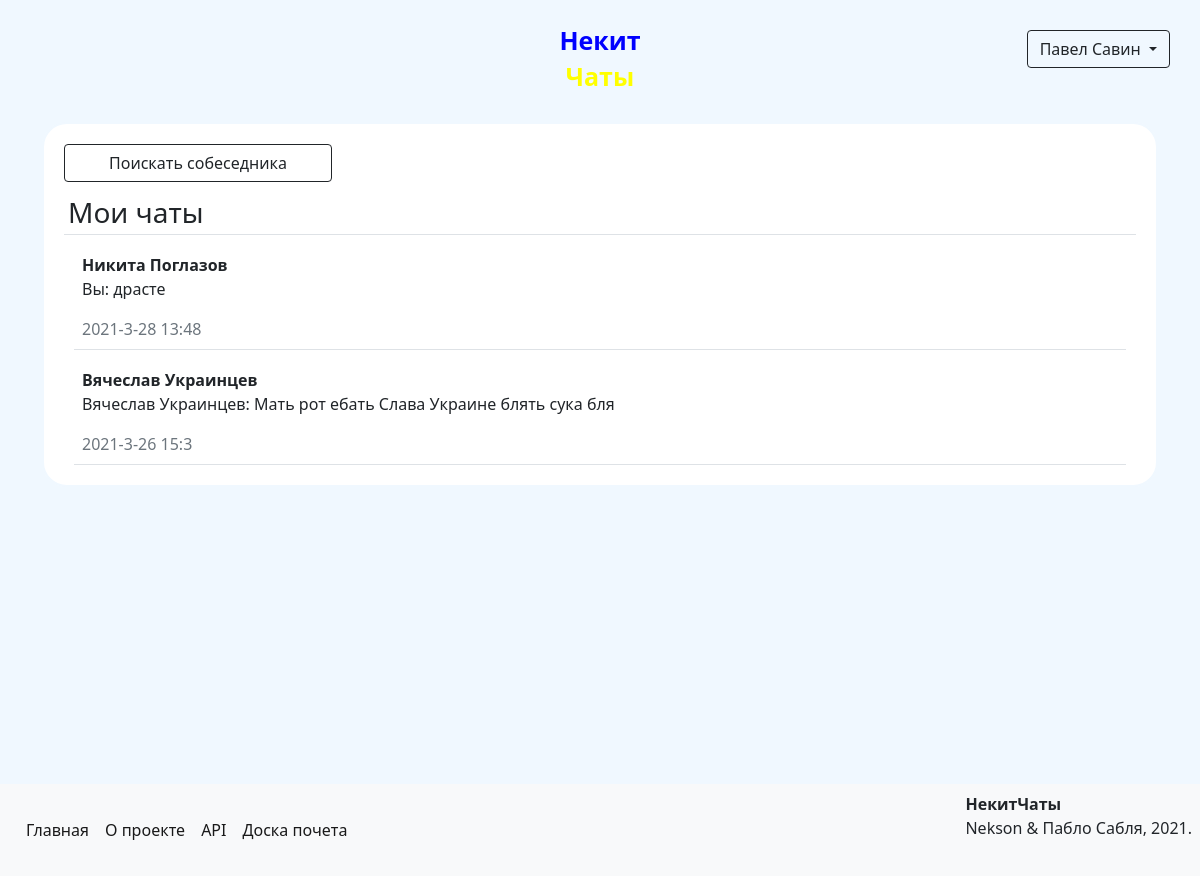
Page /conversations (signed in) on the committed database.
### data/models/user.py (models this page shows, shortened)
class User(SqlAlchemyBase, UserMixin, SerializerMixin):
    __tablename__ = 'users'
    id = Column(Integer, autoincrement=True, primary_key=True)
    name = Column(Unicode)
    surname = Column(Unicode)
    birthday = Column(DateTime)
    email = Column(String, unique=True)
    phone_number = Column(String, unique=True)
    hashed_password = Column(String)
    registration_time = Column(DateTime, default=datetime.now)
    rating = Column(Integer, default=0)
    rank_id = Column(Integer, ForeignKey('ranks.id'))
    position = Column(Integer)
    advertisements = relationship('Advertisement', back_populates='author')
    interests = relationship('Interest', secondary='users_to_interests', backref='users')
    rank = relationship('Rank')

### data/models/content.py (models this page shows)
class Content(SqlAlchemyBase, SerializerMixin):
    __tablename__ = 'contents'
    id = Column(Integer, autoincrement=True, primary_key=True)
    content = Column(Text)

### data/models/message.py (models this page shows, shortened)
class Message(SqlAlchemyBase, SerializerMixin):
    __tablename__ = 'messages'
    id = Column(Integer, autoincrement=True, primary_key=True)
    to_id = Column(Integer, ForeignKey("users.id"))
    from_id = Column(Integer, ForeignKey("users.id"))
    content_id = Column(Integer, ForeignKey("contents.id"))
    created_at = Column(DateTime, default=datetime.now)
    sender = relationship("User", foreign_keys=[from_id])
    receiver = relationship("User", foreign_keys=[to_id])
    content = relationship("Content")

### main.py (the view)
@app.route('/conversations', methods=['GET', 'POST'])
@login_required
def conversations():
    from itertools import groupby
    session = create_session()
    messages = session.query(Message).filter((Message.to_id == current_user.id) |
                                             (Message.from_id == current_user.id)).all()
    companions = sorted([msg.sender if msg.sender != current_user else msg.receiver for msg in messages],
                        key=lambda x: x.name)
    companions = list(reversed([user[0] for user in groupby(companions)]))
    last_messages = []
    for user in companions:
        last_messages.append(session.query(Message).filter(((Message.to_id == current_user.id) &
                                                            (Message.from_id == user.id)) |
                                                           ((Message.from_id == current_user.id) &
                                                            (Message.to_id == user.id))).all()[-1])
    conversations_list = sorted([[companions[i], last_messages[i]] for i in range(len(companions))],
                                key=lambda x: x[1].created_at)[::-1]
    return render_template('conversations.html', conversations_list=conversations_list)

### data/db_session.py (called while the page is built)
def create_session() -> Session:
    global __factory
    return __factory()

### main.py (called while the page is built)
@login_manager.user_loader
def load_user(user_id):
    session = create_session()
    return session.query(User).get(user_id)

### templates/conversations.html
{% extends "base.html" %}
{% block content %}
    <form>
        <div>
            <a class="btn btn-outline-dark w-25 rounded-bottom" href="/search">Поискать собеседника</a>
        </div>
        <div>
            <h3 class="border-bottom p-1">Мои чаты</h3>
            {% for user, msg in conversations_list %}
                <a href="/conversation/{{ user.id }}#bottom" class="text-reset">
                    <div class="border-bottom p-2 text-truncate">
                        <b>{{ user.name }} {{ user.surname }}</b>
                        <p>{% if msg.sender == current_user %}Вы{% else %}{{ msg.sender.name }} {{ msg.sender.surname }}{% endif %}: {{ msg.content.content }}</p>
                        <span class="text-secondary">{{ msg.created_at.year }}-{{ msg.created_at.month }}-{{ msg.created_at.day }} {{ msg.created_at.hour }}:{{ msg.created_at.minute }}</span>
                    </div>
                </a>
            {% endfor %}
        </div>
    </form>
{% endblock %}

### templates/base.html (shortened to what this page needs)
<!DOCTYPE html>
<html lang="en">
<head>
    <link rel="stylesheet" href="/static/css/style.css">
    <link rel="stylesheet" href="https://cdn.jsdelivr.net/npm/bootstrap@5.0.0-beta1/dist/css/bootstrap.min.css"
>
</head>
<body>
<div class="header clearfix">
    {% if current_user.is_authenticated %}
        <div class="dropdown float-end">
            <button class="btn btn-outline-dark dropdown-toggle" type="button" id="dropdownMenuButton" data-toggle="dropdown" aria-haspopup="true" aria-expanded="false">
                {{ current_user.name }} {{ current_user.surname }}
            </button>
        </div>
    {% else %}
        <a class="btn btn-outline-dark register float-end" href="/register">Зарегистрироваться</a>
        <a class="btn btn-outline-dark login float-end" href="/login">Войти</a>
    {% endif %}
    <div class="logo">
        <a href="/">
            <p class="nekit">Некит</p>
            <p class="chats">Чаты</p>
        </a>
    </div>
</div>
<main role="main" class="container clearfix">
    {% block content %}{% endblock %}
</main>
<footer class="clearfix p-2 bg-light">
    <span class="fs-6 float-end"><b>НекитЧаты</b><br>Nekson & Пабло Сабля, 2021.</span>
    <nav class="navbar navbar-expand-lg navbar-light">
        <div class="collapse navbar-collapse" id="navbarSupportedContent">
          <ul class="navbar-nav me-auto mb-2 mb-lg-0">
            <li class="nav-item">
              <a class="nav-link active" href="/">Главная</a>
            </li>
            <li class="nav-item">
              <a class="nav-link active" href="/info">О проекте</a>
            </li>
            <li class="nav-item">
              <a class="nav-link active" href="/api">API</a>
            </li>
            <li class="nav-item">
                <a class="nav-link active" href="/top">Доска почета</a>
            </li>
          </ul>
        </div>
    </nav>
</footer>
</body>
</html>

### static/css/style.css (style rules this page uses)
body { background-color: aliceblue !important; }
.logo { text-align: center; margin-left: auto; margin-right: auto; margin-top: 10px; margin-bottom: 10px; max-width: 150px; font-size: 25px; font-weight: 700; line-height: 20px; }
a { text-decoration: none !important; }
.header { background-color: aliceblue; margin-bottom: 10px; padding: 10px; }
.nekit { color: blue; }
.chats { color: yellow; }
div { margin: 10px; }
form { margin-left: auto; margin-right: auto; background-color: white; border: solid 2px aliceblue; border-radius: 25px; padding: 10px; }
footer { margin-top: 297px }

### rows in the picture
User: name "Павел", surname "Савин"
User: name "Никита", surname "Поглазов", shows "Вы", content.content "драсте", created_at.year "2021", created_at.month "3", created_at.day "28", created_at.hour "13", created_at.minute "48"
User: name "Вячеслав", surname "Украинцев", sender.name "Вячеслав", sender.surname "Украинцев", content.content "Мать рот ебать Слава Украине блять сука бля", created_at.year "2021", created_at.month "3", created_at.day "26", created_at.hour "15", created_at.minute "3"
